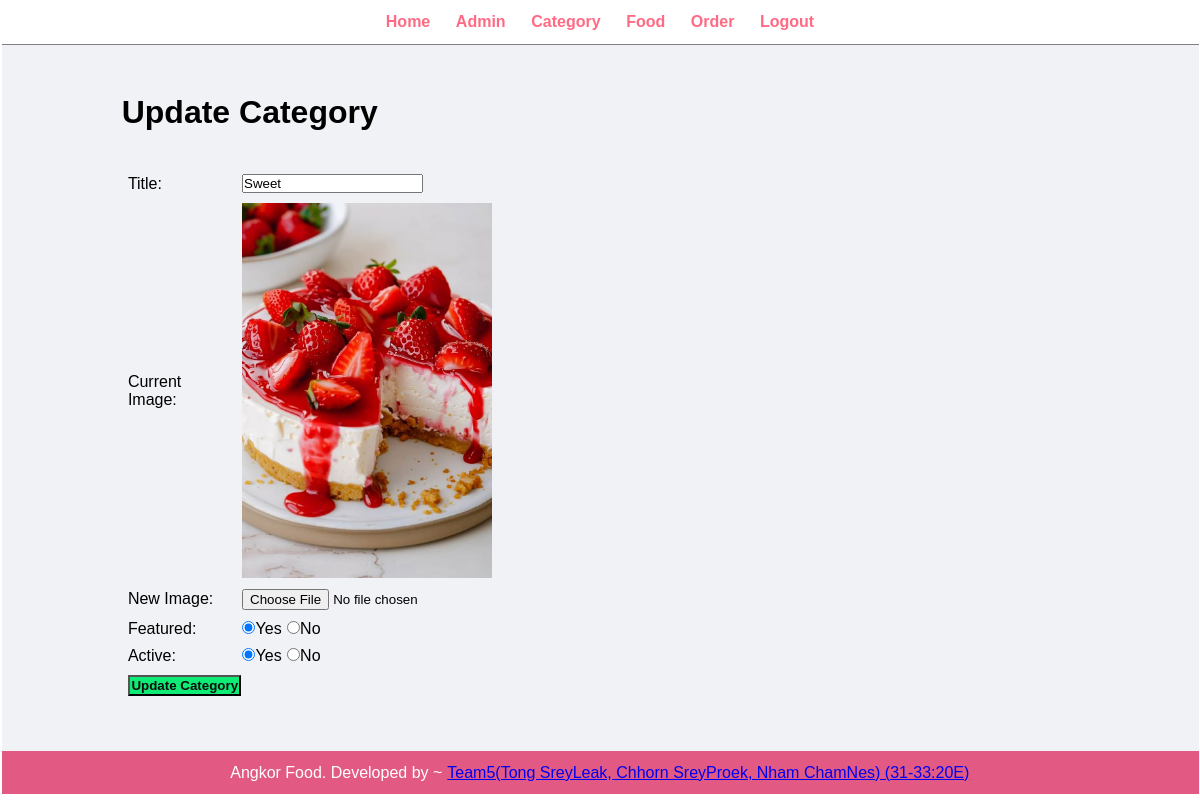
/admin/update-category.php?id=10 (signed in), run on the app's committed database.
### tables this page shows
CREATE TABLE `tbl_category` (
  `id` int(10) UNSIGNED NOT NULL,
  `title` varchar(100) NOT NULL,
  `image_name` varchar(255) NOT NULL,
  `featured` varchar(10) NOT NULL,
  `active` varchar(10) NOT NULL
);

### admin/update-category.php (the view, shortened to what this page needs)
<?php include('partials/menu.php'); ?>
<div class="main-content">
    <div class="wrapper">
        <h1>Update Category</h1>
        <br><br>
        <?php
            if(isset($_GET['id']))
            {
                $id = $_GET['id'];
                $sql = "SELECT * FROM tbl_category WHERE id=$id";
                $res = mysqli_query($conn, $sql);
                $count = mysqli_num_rows($res);
                if($count==1)
                {
                    $row = mysqli_fetch_assoc($res);
                    $title = $row['title'];
                    $current_image = $row['image_name'];
                    $featured = $row['featured'];
                    $active = $row['active'];
                }
                else
                {
                    $_SESSION['no-category-found'] = "<div class='error'>Category not Found.</div>";
                    header('location: '.SITEURL.'admin/manage-category.php');
                }
            }
            else
            {
                header('location: '.SITEURL.'admin/manage-category.php');
            }
        ?>
                <form action="" method="POST" enctype="multipart/form-data">
                <table class="tbl-30">
                <tr>
                    <td>Title: </td>
                    <td>
                        <input type="text" name="title" value="<?php echo $title; ?>">
        </td>
            </tr>
            <tr>
                <td>Current Image: </td>
                <td>
                    <?php
                    if($current_image != "")
                    {
                        ?>
                        <img src="<?php echo SITEURL; ?>images/category/<?php echo $current_image; ?>"width= "250px">
                        <?php
                    }
                    else
                    {
                        echo "<div class='error'>Image Not Added.</div>";
                    }
                    ?>
        </td>
        </tr>
            <tr>
                <td>New Image: </td>
                <td>
                <input type="file" name="image">
        </td>
        </tr>
        <tr>
            <td>Featured: </td>
            <td>
                <input <?php if($featured=="Yes"){echo "checked";} ?> type="radio" name="featured" value="Yes">Yes
                <input <?php if($featured=="No"){echo "checked";} ?> type="radio" name="featured" value="No">No
</td>
</tr>
        <tr>
            <td>Active: </td>
            <td>
            <input <?php if($active=="Yes"){echo "checked";} ?> type="radio" name="active" value="Yes">Yes
            <input <?php if($active=="No"){echo "checked";} ?> type="radio" name="active" value="No">No
</td>
</tr>
        <tr>
            <td>
                <input type="submit" name="submit" value="Update Category" class="btn-secondary">
</td>
</tr>
            </table>
            </form>
    </div>
</div>
<?php include('partials/footer.php'); ?>

### css/admin.css (style rules this page uses)
* { margin: 0.5; padding: 0; font-family: Arial, Helvetica, sans-serif; }
.wrapper { padding: 1%; width: 80%; margin: 0 auto; }
.tbl-30 { width: 30%; }
table tr td { padding: 1%; }
.btn-secondary { background-color: rgb(15, 236, 118); padding: 1%; color: #0b0b0b; text-decoration: none ; font-weight: bold; }
.main-content { background-color: #f1f2f6; padding: 3% 0; }

### data on the page
tbl_category: title "Sweet", featured "☑", active "☑"
